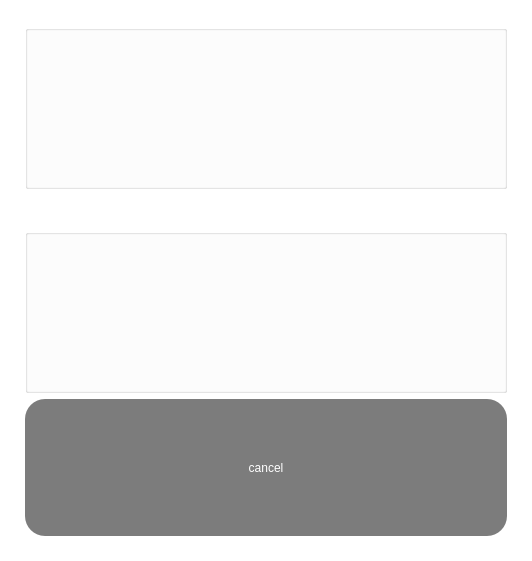
<?xml version="1.0" encoding="UTF-8"?>
<ui version="4.0">
 <class>Form</class>
 <widget class="QWidget" name="Form">
  <property name="geometry">
   <rect>
    <x>0</x>
    <y>0</y>
    <width>532</width>
    <height>561</height>
   </rect>
  </property>
  <property name="windowTitle">
   <string>Form</string>
  </property>
  <property name="styleSheet">
   <string notr="true">background-color:white;</string>
  </property>
  <layout class="QVBoxLayout" name="verticalLayout_2">
   <property name="leftMargin">
    <number>25</number>
   </property>
   <property name="topMargin">
    <number>25</number>
   </property>
   <property name="rightMargin">
    <number>25</number>
   </property>
   <property name="bottomMargin">
    <number>25</number>
   </property>
   <item>
    <layout class="QVBoxLayout" name="verticalLayout">
     <item>
      <widget class="QGroupBox" name="groupBox_2">
       <property name="sizePolicy">
        <sizepolicy hsizetype="Preferred" vsizetype="Preferred">
         <horstretch>0</horstretch>
         <verstretch>6</verstretch>
        </sizepolicy>
       </property>
       <property name="title">
        <string/>
       </property>
      </widget>
     </item>
     <item alignment="Qt::AlignHCenter">
      <widget class="QLabel" name="label">
       <property name="sizePolicy">
        <sizepolicy hsizetype="Minimum" vsizetype="Minimum">
         <horstretch>1</horstretch>
         <verstretch>1</verstretch>
        </sizepolicy>
       </property>
       <property name="maximumSize">
        <size>
         <width>256</width>
         <height>256</height>
        </size>
       </property>
       <property name="styleSheet">
        <string notr="true">background-color:white;
</string>
       </property>
       <property name="text">
        <string/>
       </property>
       <property name="pixmap">
        <pixmap resource="Resources.qrc">:/img/resources/recorder.png</pixmap>
       </property>
       <property name="scaledContents">
        <bool>true</bool>
       </property>
       <property name="margin">
        <number>0</number>
       </property>
      </widget>
     </item>
     <item>
      <widget class="QGroupBox" name="groupBox">
       <property name="sizePolicy">
        <sizepolicy hsizetype="Preferred" vsizetype="Preferred">
         <horstretch>0</horstretch>
         <verstretch>6</verstretch>
        </sizepolicy>
       </property>
       <property name="title">
        <string/>
       </property>
      </widget>
     </item>
     <item>
      <widget class="QPushButton" name="CancelButton">
       <property name="sizePolicy">
        <sizepolicy hsizetype="Minimum" vsizetype="Preferred">
         <horstretch>4</horstretch>
         <verstretch>5</verstretch>
        </sizepolicy>
       </property>
       <property name="styleSheet">
        <string notr="true">



QPushButton {
                        background-color: white;
                        border-radius: 20px;
						background-color:rgb(124, 124, 124);
						font: 20pt &quot;Noto Sans KR&quot;;
						color: white;
                        }

                    QPushButton:hover {
                        background-color: rgb(171, 171, 171);
                        }

                    QPushButton:pressed {
                        background-color: rgb(63, 63, 63);
                        }
	</string>
       </property>
       <property name="text">
        <string>cancel</string>
       </property>
      </widget>
     </item>
    </layout>
   </item>
  </layout>
 </widget>
 <resources>
  <include location="Resources.qrc"/>
 </resources>
 <connections/>
</ui>
